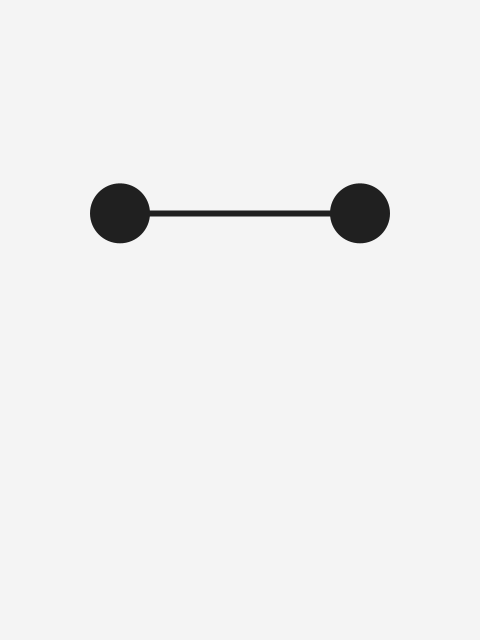
Frame 1 (no input)
Frame 2 (the mouse pressed at the canvas centre, redrawn once): identical to frame 1, image omitted

The Processing sketch that drew this single still picture (run headless with seeded random() and noise(); the mouse was pressed at the canvas centre and the sketch redrawn once):

// Processing sketch: big_hero_6
// ── big_hero_6.pde

// Manuale di Programmazione Cinematografica
// Daniele Olmisani, 2015

// Big Hero 6

final color PAPER = color(244);
final color INK = color(32);

final int SIZE = 60;

void setup() {
  size(480, 640);
  noLoop();
}

void draw() {
  
  translate(width/2.0, height/3.0);
  
  background(PAPER);
  fill(INK);
  noStroke();
  
  ellipseMode(CENTER);
  ellipse(-width/4.0, 0, SIZE, SIZE);
  ellipse( width/4.0, 0, SIZE, SIZE);
  
  stroke(INK);
  strokeWeight(SIZE/10.0);
  line(-width/4.0, 0, width/4.0, 0);
  
  save("big-hero-6.png");
}
